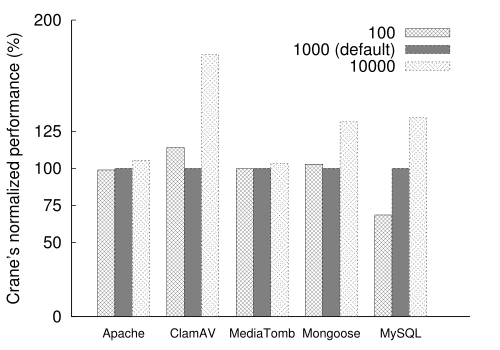

Here is the gnuplot script that generated this plot:
set terminal postscript eps enhanced "NimbusSanL-Regu, 24" fontfile "/usr/share/texlive/texmf-dist/fonts/type1/urw/helvetic/uhvr8a.pfb"
#"/usr/share/texmf-texlive/fonts/type1/urw/helvetic/uhvr8a.pfb"
#set terminal  postscript
#set term post eps font "Times New Roman,26"
set border 3

set style data histogram
set style histogram cluster gap 1

set xrange[-0.75:5]
set yrange [0:200]

set xtics nomirror
set ytics nomirror

set ylabel "Crane's normalized performance (%)"
#set xlabel "Applications"

#set xtics rotate by 45 offset -2,-2
set xtics font ",18"
set xtics ("Apache" 0, "ClamAV" 1, "MediaTomb" 2, "Mongoose" 3, "MySQL" 4)
set ytics ("0" 0, "50" 50, "75" 75, "100" 100, "125" 125, "200" 200)
#set line

#set boxwidth 0.25 absolute
plot 'nclock-sensitivity.dat' \
using 2 t "100" fs pattern 2, '' \
using 3 t "1000 (default)" fs solid 0.5, '' \
using 4 t "10000" fs pattern 2
